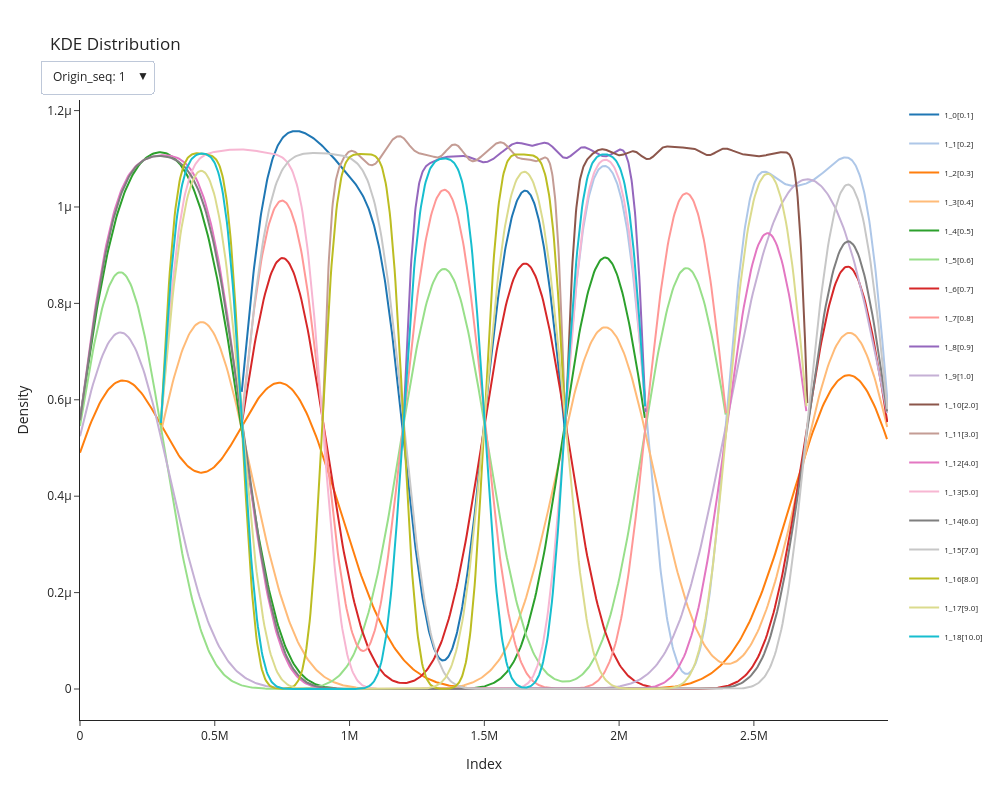

Notebook code for this chart:
### Code cell
plotly_kde_dropdown(pseudosnp_dataframe)

### Figure 1 — Plotly figure (JSON) as saved in the notebook; plotly's stock layout.template omitted (floating-point values rounded to 4 significant figures; data arrays with more than 128 entries replaced by an {"elided": "..."} marker saying what was removed)
{"data": [{"legendgroup": "0[0.1]", "marker": {"color": "rgb(31, 119, 180)"}, "mode": "lines", "name": "1_0[0.1]", "showlegend": true, "type": "scatter", "visible": true, "x": {"elided": "500 float values"}, "xaxis": "x", "y": {"elided": "500 float values"}, "yaxis": "y"}, {"legendgroup": "1[0.2]", "marker": {"color": "rgb(174, 199, 232)"}, "mode": "lines", "name": "1_1[0.2]", "showlegend": true, "type": "scatter", "visible": true, "x": {"elided": "500 float values"}, "xaxis": "x", "y": {"elided": "500 float values"}, "yaxis": "y"}, {"legendgroup": "2[0.3]", "marker": {"color": "rgb(255, 127, 14)"}, "mode": "lines", "name": "1_2[0.3]", "showlegend": true, "type": "scatter", "visible": true, "x": {"elided": "500 float values"}, "xaxis": "x", "y": {"elided": "500 float values"}, "yaxis": "y"}, {"legendgroup": "3[0.4]", "marker": {"color": "rgb(255, 187, 120)"}, "mode": "lines", "name": "1_3[0.4]", "showlegend": true, "type": "scatter", "visible": true, "x": {"elided": "500 float values"}, "xaxis": "x", "y": {"elided": "500 float values"}, "yaxis": "y"}, {"legendgroup": "4[0.5]", "marker": {"color": "rgb(44, 160, 44)"}, "mode": "lines", "name": "1_4[0.5]", "showlegend": true, "type": "scatter", "visible": true, "x": {"elided": "500 float values"}, "xaxis": "x", "y": {"elided": "500 float values"}, "yaxis": "y"}, {"legendgroup": "5[0.6]", "marker": {"color": "rgb(152, 223, 138)"}, "mode": "lines", "name": "1_5[0.6]", "showlegend": true, "type": "scatter", "visible": true, "x": {"elided": "500 float values"}, "xaxis": "x", "y": {"elided": "500 float values"}, "yaxis": "y"}, {"legendgroup": "6[0.7]", "marker": {"color": "rgb(214, 39, 40)"}, "mode": "lines", "name": "1_6[0.7]", "showlegend": true, "type": "scatter", "visible": true, "x": {"elided": "500 float values"}, "xaxis": "x", "y": {"elided": "500 float values"}, "yaxis": "y"}, {"legendgroup": "7[0.8]", "marker": {"color": "rgb(255, 152, 150)"}, "mode": "lines", "name": "1_7[0.8]", "showlegend": true, "type": "scatter", "visible": true, "x": {"elided": "500 float values"}, "xaxis": "x", "y": {"elided": "500 float values"}, "yaxis": "y"}, {"legendgroup": "8[0.9]", "marker": {"color": "rgb(148, 103, 189)"}, "mode": "lines", "name": "1_8[0.9]", "showlegend": true, "type": "scatter", "visible": true, "x": {"elided": "500 float values"}, "xaxis": "x", "y": {"elided": "500 float values"}, "yaxis": "y"}, {"legendgroup": "9[1.0]", "marker": {"color": "rgb(197, 176, 213)"}, "mode": "lines", "name": "1_9[1.0]", "showlegend": true, "type": "scatter", "visible": true, "x": {"elided": "500 float values"}, "xaxis": "x", "y": {"elided": "500 float values"}, "yaxis": "y"}, {"legendgroup": "10[2.0]", "marker": {"color": "rgb(140, 86, 75)"}, "mode": "lines", "name": "1_10[2.0]", "showlegend": true, "type": "scatter", "visible": true, "x": {"elided": "500 float values"}, "xaxis": "x", "y": {"elided": "500 float values"}, "yaxis": "y"}, {"legendgroup": "11[3.0]", "marker": {"color": "rgb(196, 156, 148)"}, "mode": "lines", "name": "1_11[3.0]", "showlegend": true, "type": "scatter", "visible": true, "x": {"elided": "500 float values"}, "xaxis": "x", "y": {"elided": "500 float values"}, "yaxis": "y"}, {"legendgroup": "12[4.0]", "marker": {"color": "rgb(227, 119, 194)"}, "mode": "lines", "name": "1_12[4.0]", "showlegend": true, "type": "scatter", "visible": true, "x": {"elided": "500 float values"}, "xaxis": "x", "y": {"elided": "500 float values"}, "yaxis": "y"}, {"legendgroup": "13[5.0]", "marker": {"color": "rgb(247, 182, 210)"}, "mode": "lines", "name": "1_13[5.0]", "showlegend": true, "type": "scatter", "visible": true, "x": {"elided": "500 float values"}, "xaxis": "x", "y": {"elided": "500 float values"}, "yaxis": "y"}, {"legendgroup": "14[6.0]", "marker": {"color": "rgb(127, 127, 127)"}, "mode": "lines", "name": "1_14[6.0]", "showlegend": true, "type": "scatter", "visible": true, "x": {"elided": "500 float values"}, "xaxis": "x", "y": {"elided": "500 float values"}, "yaxis": "y"}, {"legendgroup": "15[7.0]", "marker": {"color": "rgb(199, 199, 199)"}, "mode": "lines", "name": "1_15[7.0]", "showlegend": true, "type": "scatter", "visible": true, "x": {"elided": "500 float values"}, "xaxis": "x", "y": {"elided": "500 float values"}, "yaxis": "y"}, {"legendgroup": "16[8.0]", "marker": {"color": "rgb(188, 189, 34)"}, "mode": "lines", "name": "1_16[8.0]", "showlegend": true, "type": "scatter", "visible": true, "x": {"elided": "500 float values"}, "xaxis": "x", "y": {"elided": "500 float values"}, "yaxis": "y"}, {"legendgroup": "17[9.0]", "marker": {"color": "rgb(219, 219, 141)"}, "mode": "lines", "name": "1_17[9.0]", "showlegend": true, "type": "scatter", "visible": true, "x": {"elided": "500 float values"}, "xaxis": "x", "y": {"elided": "500 float values"}, "yaxis": "y"}, {"legendgroup": "18[10.0]", "marker": {"color": "rgb(23, 190, 207)"}, "mode": "lines", "name": "1_18[10.0]", "showlegend": true, "type": "scatter", "visible": true, "x": {"elided": "500 float values"}, "xaxis": "x", "y": {"elided": "500 float values"}, "yaxis": "y"}, {"legendgroup": "19[0.1]", "marker": {"color": "rgb(31, 119, 180)"}, "mode": "lines", "name": "2_19[0.1]", "showlegend": true, "type": "scatter", "visible": false, "x": {"elided": "500 float values"}, "xaxis": "x", "y": {"elided": "500 float values"}, "yaxis": "y"}, {"legendgroup": "20[0.2]", "marker": {"color": "rgb(174, 199, 232)"}, "mode": "lines", "name": "2_20[0.2]", "showlegend": true, "type": "scatter", "visible": false, "x": {"elided": "500 float values"}, "xaxis": "x", "y": {"elided": "500 float values"}, "yaxis": "y"}, {"legendgroup": "21[0.3]", "marker": {"color": "rgb(255, 127, 14)"}, "mode": "lines", "name": "2_21[0.3]", "showlegend": true, "type": "scatter", "visible": false, "x": {"elided": "500 float values"}, "xaxis": "x", "y": {"elided": "500 float values"}, "yaxis": "y"}, {"legendgroup": "22[0.4]", "marker": {"color": "rgb(255, 187, 120)"}, "mode": "lines", "name": "2_22[0.4]", "showlegend": true, "type": "scatter", "visible": false, "x": {"elided": "500 float values"}, "xaxis": "x", "y": {"elided": "500 float values"}, "yaxis": "y"}, {"legendgroup": "23[0.5]", "marker": {"color": "rgb(44, 160, 44)"}, "mode": "lines", "name": "2_23[0.5]", "showlegend": true, "type": "scatter", "visible": false, "x": {"elided": "500 float values"}, "xaxis": "x", "y": {"elided": "500 float values"}, "yaxis": "y"}, {"legendgroup": "24[0.6]", "marker": {"color": "rgb(152, 223, 138)"}, "mode": "lines", "name": "2_24[0.6]", "showlegend": true, "type": "scatter", "visible": false, "x": {"elided": "500 float values"}, "xaxis": "x", "y": {"elided": "500 float values"}, "yaxis": "y"}, {"legendgroup": "25[0.7]", "marker": {"color": "rgb(214, 39, 40)"}, "mode": "lines", "name": "2_25[0.7]", "showlegend": true, "type": "scatter", "visible": false, "x": {"elided": "500 float values"}, "xaxis": "x", "y": {"elided": "500 float values"}, "yaxis": "y"}, {"legendgroup": "26[0.8]", "marker": {"color": "rgb(255, 152, 150)"}, "mode": "lines", "name": "2_26[0.8]", "showlegend": true, "type": "scatter", "visible": false, "x": {"elided": "500 float values"}, "xaxis": "x", "y": {"elided": "500 float values"}, "yaxis": "y"}, {"legendgroup": "27[0.9]", "marker": {"color": "rgb(148, 103, 189)"}, "mode": "lines", "name": "2_27[0.9]", "showlegend": true, "type": "scatter", "visible": false, "x": {"elided": "500 float values"}, "xaxis": "x", "y": {"elided": "500 float values"}, "yaxis": "y"}, {"legendgroup": "28[1.0]", "marker": {"color": "rgb(197, 176, 213)"}, "mode": "lines", "name": "2_28[1.0]", "showlegend": true, "type": "scatter", "visible": false, "x": {"elided": "500 float values"}, "xaxis": "x", "y": {"elided": "500 float values"}, "yaxis": "y"}, {"legendgroup": "29[2.0]", "marker": {"color": "rgb(140, 86, 75)"}, "mode": "lines", "name": "2_29[2.0]", "showlegend": true, "type": "scatter", "visible": false, "x": {"elided": "500 float values"}, "xaxis": "x", "y": {"elided": "500 float values"}, "yaxis": "y"}, {"legendgroup": "30[3.0]", "marker": {"color": "rgb(196, 156, 148)"}, "mode": "lines", "name": "2_30[3.0]", "showlegend": true, "type": "scatter", "visible": false, "x": {"elided": "500 float values"}, "xaxis": "x", "y": {"elided": "500 float values"}, "yaxis": "y"}, {"legendgroup": "31[4.0]", "marker": {"color": "rgb(227, 119, 194)"}, "mode": "lines", "name": "2_31[4.0]", "showlegend": true, "type": "scatter", "visible": false, "x": {"elided": "500 float values"}, "xaxis": "x", "y": {"elided": "500 float values"}, "yaxis": "y"}, {"legendgroup": "32[5.0]", "marker": {"color": "rgb(247, 182, 210)"}, "mode": "lines", "name": "2_32[5.0]", "showlegend": true, "type": "scatter", "visible": false, "x": {"elided": "500 float values"}, "xaxis": "x", "y": {"elided": "500 float values"}, "yaxis": "y"}, {"legendgroup": "33[6.0]", "marker": {"color": "rgb(127, 127, 127)"}, "mode": "lines", "name": "2_33[6.0]", "showlegend": true, "type": "scatter", "visible": false, "x": {"elided": "500 float values"}, "xaxis": "x", "y": {"elided": "500 float values"}, "yaxis": "y"}, {"legendgroup": "34[7.0]", "marker": {"color": "rgb(199, 199, 199)"}, "mode": "lines", "name": "2_34[7.0]", "showlegend": true, "type": "scatter", "visible": false, "x": {"elided": "500 float values"}, "xaxis": "x", "y": {"elided": "500 float values"}, "yaxis": "y"}, {"legendgroup": "35[8.0]", "marker": {"color": "rgb(188, 189, 34)"}, "mode": "lines", "name": "2_35[8.0]", "showlegend": true, "type": "scatter", "visible": false, "x": {"elided": "500 float values"}, "xaxis": "x", "y": {"elided": "500 float values"}, "yaxis": "y"}, {"legendgroup": "36[9.0]", "marker": {"color": "rgb(219, 219, 141)"}, "mode": "lines", "name": "2_36[9.0]", "showlegend": true, "type": "scatter", "visible": false, "x": {"elided": "500 float values"}, "xaxis": "x", "y": {"elided": "500 float values"}, "yaxis": "y"}, {"legendgroup": "37[10.0]", "marker": {"color": "rgb(23, 190, 207)"}, "mode": "lines", "name": "2_37[10.0]", "showlegend": true, "type": "scatter", "visible": false, "x": {"elided": "500 float values"}, "xaxis": "x", "y": {"elided": "500 float values"}, "yaxis": "y"}, {"legendgroup": "38[0.1]", "marker": {"color": "rgb(31, 119, 180)"}, "mode": "lines", "name": "3_38[0.1]", "showlegend": true, "type": "scatter", "visible": false, "x": {"elided": "500 float values"}, "xaxis": "x", "y": {"elided": "500 float values"}, "yaxis": "y"}, {"legendgroup": "39[0.2]", "marker": {"color": "rgb(174, 199, 232)"}, "mode": "lines", "name": "3_39[0.2]", "showlegend": true, "type": "scatter", "visible": false, "x": {"elided": "500 float values"}, "xaxis": "x", "y": {"elided": "500 float values"}, "yaxis": "y"}, {"legendgroup": "40[0.3]", "marker": {"color": "rgb(255, 127, 14)"}, "mode": "lines", "name": "3_40[0.3]", "showlegend": true, "type": "scatter", "visible": false, "x": {"elided": "500 float values"}, "xaxis": "x", "y": {"elided": "500 float values"}, "yaxis": "y"}, {"legendgroup": "41[0.4]", "marker": {"color": "rgb(255, 187, 120)"}, "mode": "lines", "name": "3_41[0.4]", "showlegend": true, "type": "scatter", "visible": false, "x": {"elided": "500 float values"}, "xaxis": "x", "y": {"elided": "500 float values"}, "yaxis": "y"}, {"legendgroup": "42[0.5]", "marker": {"color": "rgb(44, 160, 44)"}, "mode": "lines", "name": "3_42[0.5]", "showlegend": true, "type": "scatter", "visible": false, "x": {"elided": "500 float values"}, "xaxis": "x", "y": {"elided": "500 float values"}, "yaxis": "y"}, {"legendgroup": "43[0.6]", "marker": {"color": "rgb(152, 223, 138)"}, "mode": "lines", "name": "3_43[0.6]", "showlegend": true, "type": "scatter", "visible": false, "x": {"elided": "500 float values"}, "xaxis": "x", "y": {"elided": "500 float values"}, "yaxis": "y"}, {"legendgroup": "44[0.7]", "marker": {"color": "rgb(214, 39, 40)"}, "mode": "lines", "name": "3_44[0.7]", "showlegend": true, "type": "scatter", "visible": false, "x": {"elided": "500 float values"}, "xaxis": "x", "y": {"elided": "500 float values"}, "yaxis": "y"}, {"legendgroup": "45[0.8]", "marker": {"color": "rgb(255, 152, 150)"}, "mode": "lines", "name": "3_45[0.8]", "showlegend": true, "type": "scatter", "visible": false, "x": {"elided": "500 float values"}, "xaxis": "x", "y": {"elided": "500 float values"}, "yaxis": "y"}, {"legendgroup": "46[0.9]", "marker": {"color": "rgb(148, 103, 189)"}, "mode": "lines", "name": "3_46[0.9]", "showlegend": true, "type": "scatter", "visible": false, "x": {"elided": "500 float values"}, "xaxis": "x", "y": {"elided": "500 float values"}, "yaxis": "y"}, {"legendgroup": "47[1.0]", "marker": {"color": "rgb(197, 176, 213)"}, "mode": "lines", "name": "3_47[1.0]", "showlegend": true, "type": "scatter", "visible": false, "x": {"elided": "500 float values"}, "xaxis": "x", "y": {"elided": "500 float values"}, "yaxis": "y"}, {"legendgroup": "48[2.0]", "marker": {"color": "rgb(140, 86, 75)"}, "mode": "lines", "name": "3_48[2.0]", "showlegend": true, "type": "scatter", "visible": false, "x": {"elided": "500 float values"}, "xaxis": "x", "y": {"elided": "500 float values"}, "yaxis": "y"}, {"legendgroup": "49[3.0]", "marker": {"color": "rgb(196, 156, 148)"}, "mode": "lines", "name": "3_49[3.0]", "showlegend": true, "type": "scatter", "visible": false, "x": {"elided": "500 float values"}, "xaxis": "x", "y": {"elided": "500 float values"}, "yaxis": "y"}, {"legendgroup": "50[4.0]", "marker": {"color": "rgb(227, 119, 194)"}, "mode": "lines", "name": "3_50[4.0]", "showlegend": true, "type": "scatter", "visible": false, "x": {"elided": "500 float values"}, "xaxis": "x", "y": {"elided": "500 float values"}, "yaxis": "y"}, {"legendgroup": "51[5.0]", "marker": {"color": "rgb(247, 182, 210)"}, "mode": "lines", "name": "3_51[5.0]", "showlegend": true, "type": "scatter", "visible": false, "x": {"elided": "500 float values"}, "xaxis": "x", "y": {"elided": "500 float values"}, "yaxis": "y"}, {"legendgroup": "52[6.0]", "marker": {"color": "rgb(127, 127, 127)"}, "mode": "lines", "name": "3_52[6.0]", "showlegend": true, "type": "scatter", "visible": false, "x": {"elided": "500 float values"}, "xaxis": "x", "y": {"elided": "500 float values"}, "yaxis": "y"}, {"legendgroup": "53[7.0]", "marker": {"color": "rgb(199, 199, 199)"}, "mode": "lines", "name": "3_53[7.0]", "showlegend": true, "type": "scatter", "visible": false, "x": {"elided": "500 float values"}, "xaxis": "x", "y": {"elided": "500 float values"}, "yaxis": "y"}, {"legendgroup": "54[8.0]", "marker": {"color": "rgb(188, 189, 34)"}, "mode": "lines", "name": "3_54[8.0]", "showlegend": true, "type": "scatter", "visible": false, "x": {"elided": "500 float values"}, "xaxis": "x", "y": {"elided": "500 float values"}, "yaxis": "y"}, {"legendgroup": "55[9.0]", "marker": {"color": "rgb(219, 219, 141)"}, "mode": "lines", "name": "3_55[9.0]", "showlegend": true, "type": "scatter", "visible": false, "x": {"elided": "500 float values"}, "xaxis": "x", "y": {"elided": "500 float values"}, "yaxis": "y"}, {"legendgroup": "56[10.0]", "marker": {"color": "rgb(23, 190, 207)"}, "mode": "lines", "name": "3_56[10.0]", "showlegend": true, "type": "scatter", "visible": false, "x": {"elided": "500 float values"}, "xaxis": "x", "y": {"elided": "500 float values"}, "yaxis": "y"}], "layout": {"height": 800, "legend": {"font": {"size": 8}}, "showlegend": true, "title": {"text": "KDE Distribution"}, "updatemenus": [{"active": 0, "buttons": [{"args": [{"visible": [true, true, true, true, true, true, true, true, true, true, true, true, true, true, true, true, true, true, true, false, false, false, false, false, false, false, false, false, false, false, false, false, false, false, false, false, false, false, false, false, false, false, false, false, false, false, false, false, false, false, false, false, false, false, false, false, false]}, {"title": "KDE Distribution - Origin sequnce: 1"}], "label": "Origin_seq: 1", "method": "update"}, {"args": [{"visible": [false, false, false, false, false, false, false, false, false, false, false, false, false, false, false, false, false, false, false, true, true, true, true, true, true, true, true, true, true, true, true, true, true, true, true, true, true, true, false, false, false, false, false, false, false, false, false, false, false, false, false, false, false, false, false, false, false]}, {"title": "KDE Distribution - Origin sequnce: 2"}], "label": "Origin_seq: 2", "method": "update"}, {"args": [{"visible": [false, false, false, false, false, false, false, false, false, false, false, false, false, false, false, false, false, false, false, false, false, false, false, false, false, false, false, false, false, false, false, false, false, false, false, false, false, false, true, true, true, true, true, true, true, true, true, true, true, true, true, true, true, true, true, true, true]}, {"title": "KDE Distribution - Origin sequnce: 3"}], "label": "Origin_seq: 3", "method": "update"}], "direction": "down", "pad": {"r": 10, "t": 10}, "showactive": true, "xanchor": "left", "y": 1.08, "yanchor": "top"}], "width": 1000, "xaxis": {"title": {"text": "Index"}}, "yaxis": {"title": {"text": "Density"}}}}
